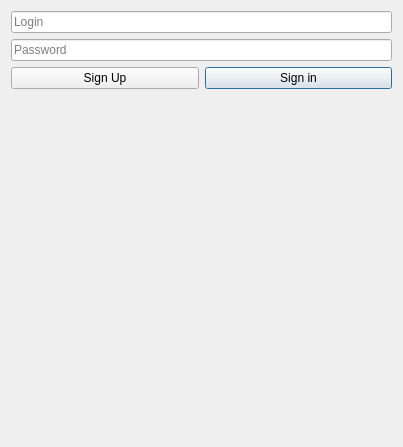
<?xml version="1.0" encoding="UTF-8"?>
<ui version="4.0">
 <class>Connection</class>
 <widget class="QDialog" name="Connection">
  <property name="geometry">
   <rect>
    <x>0</x>
    <y>0</y>
    <width>403</width>
    <height>447</height>
   </rect>
  </property>
  <property name="windowTitle">
   <string>Dialog</string>
  </property>
  <layout class="QGridLayout" name="gridLayout">
   <item row="3" column="0" colspan="2">
    <widget class="QLabel" name="ErrorLabel">
     <property name="text">
      <string/>
     </property>
    </widget>
   </item>
   <item row="2" column="1">
    <widget class="QPushButton" name="SignInButton">
     <property name="text">
      <string>Sign in</string>
     </property>
    </widget>
   </item>
   <item row="1" column="0" colspan="2">
    <widget class="QLineEdit" name="PasswordLineEdit">
     <property name="echoMode">
      <enum>QLineEdit::Password</enum>
     </property>
     <property name="placeholderText">
      <string>Password</string>
     </property>
    </widget>
   </item>
   <item row="0" column="0" colspan="2">
    <widget class="QLineEdit" name="LoginLineEdit">
     <property name="placeholderText">
      <string>Login</string>
     </property>
    </widget>
   </item>
   <item row="2" column="0">
    <widget class="QPushButton" name="SignUpButton">
     <property name="text">
      <string>Sign Up</string>
     </property>
    </widget>
   </item>
  </layout>
 </widget>
 <resources/>
 <connections/>
</ui>
